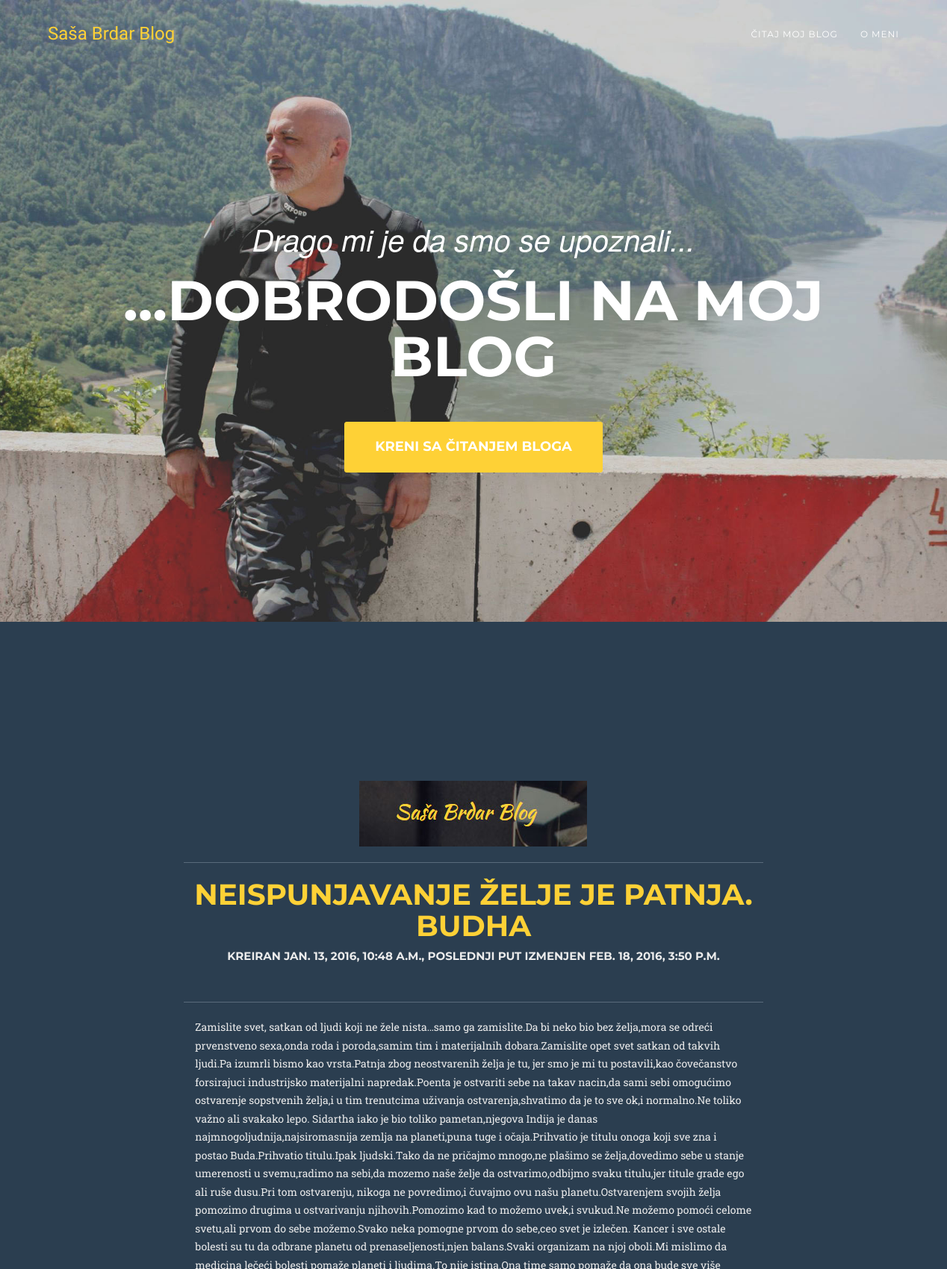
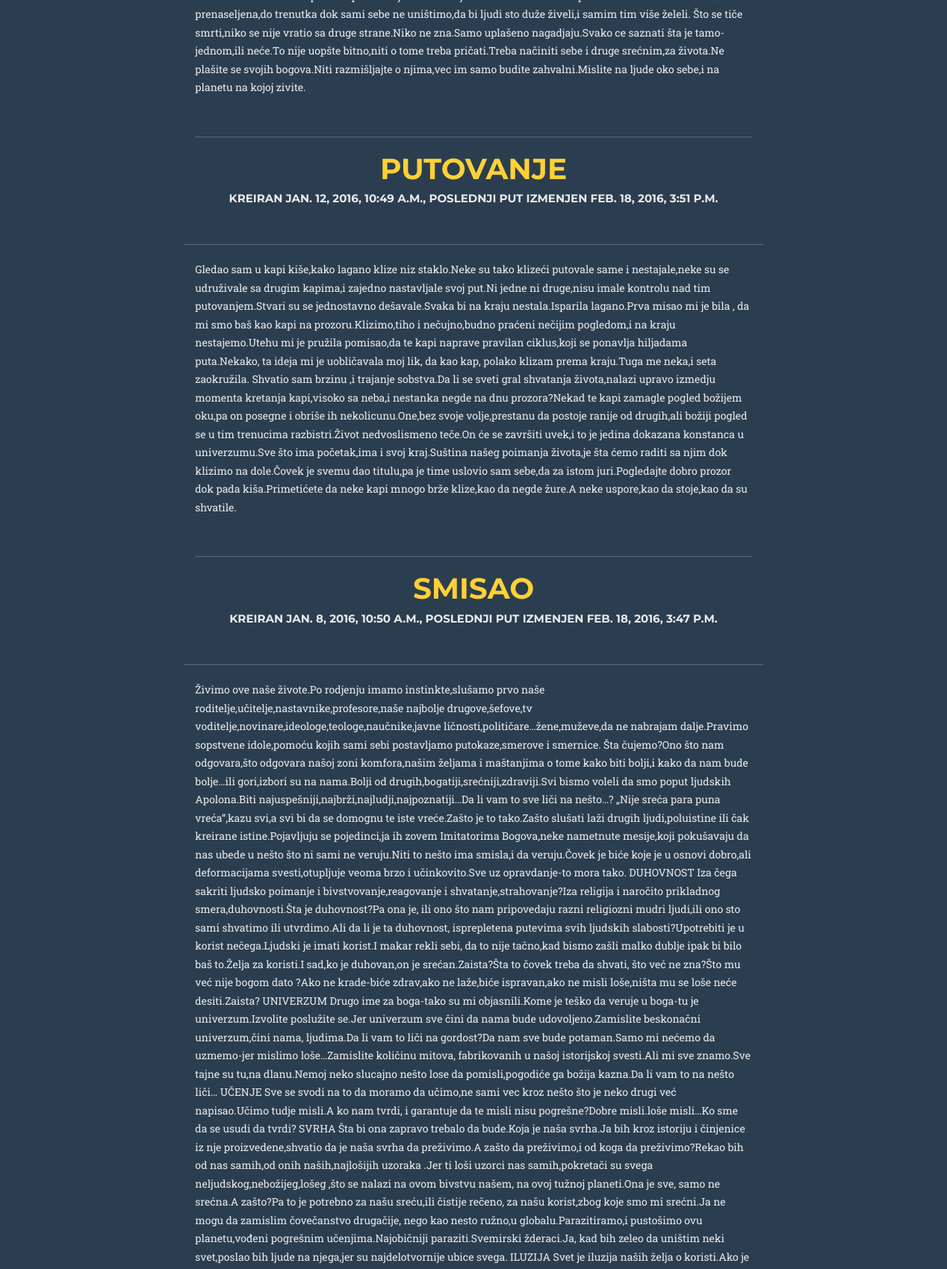
/posts/ (upper part), run on the app's committed database (2 pictures, top to bottom).
### posts/models.py (models this page shows, shortened)
class Post(models.Model):
    title = models.CharField(max_length=60)
    image = models.FileField(null=True,blank=True)
    content = models.TextField(max_length=None)
    updated = models.DateTimeField(auto_now=True,auto_now_add=False)
    timestamp = models.DateTimeField(auto_now=False,auto_now_add=True)
    def get_absolute_url(self):
        return reverse("posts:detail", kwargs={"id": self.id})

### posts/views.py (the view)
def post_list(request):
    queryset = Post.objects.all()
    context = {
        "object_list":queryset,
        "title":"List"
    }
    return render(request, 'index.html', context)

### templates/index.html (shortened to what this page needs)
<!DOCTYPE html>
<html lang="en">
<head>
    <link href="/static/css/bootstrap1.min.css" rel="stylesheet">
    <link href="/static/css/agency.css" rel="stylesheet">
    <link href="font-awesome/css/font-awesome.min.css" rel="stylesheet" type="text/css">
</head>
<body>
</body>
<body id="page-top" class="index">
    <nav class="navbar navbar-default navbar-fixed-top">
        <div class="container">
            <div class="navbar-header page-scroll">
                <a class="navbar-brand page-scroll" href="">Saša Brdar Blog</a>
            </div>
            <div class="collapse navbar-collapse" id="bs-example-navbar-collapse-1">
                <ul class="nav navbar-nav navbar-right">
                    <li>
                        <a class="page-scroll" href="#services">Čitaj moj BLOG</a>
                    </li>
                    <li>
                        <a class="page-scroll" href="#about">O meni</a>
                    </li>
                </ul>
            </div>
        </div>
    </nav>
    <header>
        <div class="container">
            <div class="intro-text">
                <div class="intro-lead-in">Drago mi je da smo se upoznali...</div>
                <div class="intro-heading">...Dobrodošli na moj BLOG</div>
                <a href="#services" class="page-scroll btn btn-xl">Kreni sa čitanjem BLOGA</a>
            </div>
        </div>
    </header>
    <section id="services">
        <div class="col-lg-8 col-lg-offset-2">
            <div class="modal-body">
            <center><img src="/static/brdar2.jpg" class="img-round"></center>
            <hr class="star-light">
    {% for obj in object_list %}
    <CENTER><h1><a href='{{ obj.get_absolute_url }}'>{{ obj.title }}</a></h1>
    <h5>Kreiran {{ obj.timestamp }}, poslednji put izmenjen {{ obj.updated }}</h5><br/></CENTER>
            <hr class="star-light">
        <div class="col-lg-12 text-left">
            <p>{{ obj.content }}</p><br/>
            <hr class="star-light">
        </div>
    {% endfor %}
            </div>
        </div>
    </section>
    <aside class="clients">
        <div class="container">
            <div class="row">
            </div>
        </div>
    </aside>
</body>
</html>

### static/css/agency.css (style rules this page uses)
body { overflow-x:hidden;font-family:"Roboto Slab","Helvetica Neue",Helvetica,Arial,sans-serif }
p { font-size:14px;line-height:1.75 }
a,a:hover,a:focus,a:active,a.active { outline:0 }
a { color:#fed136 }
h1,h2,h3,h4,h5,h6 { font-family:Montserrat,"Helvetica Neue",Helvetica,Arial,sans-serif;text-transform:uppercase;font-weight:700 }
.btn-xl { color:#fff;background-color:#fed136;border-color:#fed136;font-family:Montserrat,"Helvetica Neue",Helvetica,Arial,sans-serif;text-transform:uppercase;font-weight:700;border-radius:3px;font-size:18px;padding:20px 40px }
.navbar-default { background-color:#222;border-color:transparent }
.navbar-default .navbar-brand { color:#fed136;font-family:"Kaushan Script","Helvetica Neue",Helvetica,Arial,cursive }
.navbar-default .navbar-collapse { border-color:rgba(255,255,255,.02) }
.navbar-default .nav li a { font-family:Montserrat,"Helvetica Neue",Helvetica,Arial,sans-serif;text-transform:uppercase;font-weight:400;letter-spacing:1px;color:#fff }
@media (min-width:768px) { .navbar-default { background-color:transparent;padding:25px 0;-webkit-transition:padding .3s;-moz-transition:padding .3s;transition:padding .3s;border:0 } }
@media (min-width:768px) { .navbar-default .navbar-brand { font-size:2em;-webkit-transition:all .3s;-moz-transition:all .3s;transition:all .3s } }
header { background-image:url(../img/header-bg.jpg);background-repeat:none;background-attachment:scroll;background-position:center center;-webkit-background-size:cover;-moz-background-size:cover;background-size:cover;-o-background-size:cover;text-align:center;color:#fff }
header .intro-text { padding-top:100px;padding-bottom:50px }
header .intro-text .intro-lead-in { font-family:"Droid Serif","Helvetica Neue",Helvetica,Arial,sans-serif;font-style:italic;font-size:22px;line-height:22px;margin-bottom:25px }
header .intro-text .intro-heading { font-family:Montserrat,"Helvetica Neue",Helvetica,Arial,sans-serif;text-transform:uppercase;font-weight:700;font-size:50px;line-height:50px;margin-bottom:25px }
@media (min-width:768px) { header .intro-text { padding-top:300px;padding-bottom:200px } }
@media (min-width:768px) { header .intro-text .intro-lead-in { font-family:"Droid Serif","Helvetica Neue",Helvetica,Arial,sans-serif;font-style:italic;font-size:40px;line-height:40px;margin-bottom:25px } }
@media (min-width:768px) { header .intro-text .intro-heading { font-family:Montserrat,"Helvetica Neue",Helvetica,Arial,sans-serif;text-transform:uppercase;font-weight:700;font-size:75px;line-height:75px;margin-bottom:50px } }
section { padding:100px 0 }
@media (min-width:768px) { section { padding:150px 0 } }
body { webkit-tap-highlight-color:#fed136 }

### data on the page
Post: title "NEISPUNJAVANJE ŽELJE JE PATNJA. BUDHA", timestamp "JAN. 13, 2016, 10:48 A.M.", updated "FEB. 18, 2016, 3:50 P.M.", content "Zamislite svet, satkan od ljudi koji ne žele nista…samo ga zamislite.Da bi neko bio bez želja,mora se odreći prvenstveno sexa,onda roda i poroda,samim tim i materijalnih dobara.Zamislite opet svet satkan od takvih ljudi.Pa izumrli bismo kao vrsta.Patnja zbog neostvarenih želja je tu, jer smo je mi tu postavili,kao čovečanstvo forsirajuci industrijsko materijalni napredak.Poenta je ostvariti sebe na takav nacin,da sami sebi omogućimo ostvarenje sopstvenih želja,i u tim trenutcima uživanja ostvarenja,shvatimo da je to sve ok,i normalno.Ne toliko važno ali svakako lepo. Sidartha iako je bio toliko pametan,njegova Indija je danas najmnogoljudnija,najsiromasnija zemlja na planeti,puna tuge i…"
Post: title "PUTOVANJE", timestamp "JAN. 12, 2016, 10:49 A.M.", updated "FEB. 18, 2016, 3:51 P.M.", content "Gledao sam u kapi kiše,kako lagano klize niz staklo.Neke su tako klizeći putovale same i nestajale,neke su se udruživale sa drugim kapima,i zajedno nastavljale svoj put.Ni jedne ni druge,nisu imale kontrolu nad tim putovanjem.Stvari su se jednostavno dešavale.Svaka bi na kraju nestala.Isparila lagano.Prva misao mi je bila , da mi smo baš kao kapi na prozoru.Klizimo,tiho i nečujno,budno praćeni nečijim pogledom,i na kraju nestajemo.Utehu mi je pružila pomisao,da te kapi naprave pravilan ciklus,koji se ponavlja hiljadama puta.Nekako, ta ideja mi je uobličavala moj lik, da kao kap, polako klizam prema kraju.Tuga me neka,i seta zaokružila. Shvatio sam brzinu ,i trajanje sobstva.Da li se sveti…"
Post: title "SMISAO", timestamp "JAN. 8, 2016, 10:50 A.M.", updated "FEB. 18, 2016, 3:47 P.M."
